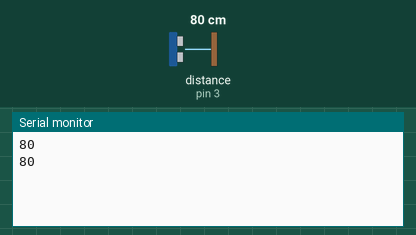
This sketch was run on a simulated Arduino Uno, built with avr-gcc and run on an emulated ATmega328P. Parts: the last lines printed to the serial monitor. Wiring (inferred from the names in the program): ultrasonic range finder: trigger pin 2; echo pin 3. The test bench sets the inputs (shaded band); at power-on: distance to the obstacle (sensor on pin 3) 80 cm. The echo pulse lasts 58.3 µs per cm.

Above: at 1.8 s.
1.9 s: distance to the obstacle (sensor on pin 3) set to 2 cm
At 2.5 s:
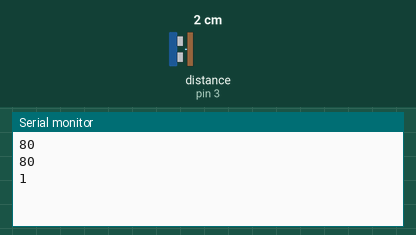
3.4 s: distance to the obstacle (sensor on pin 3) set to 4 cm
At 4.8 s:
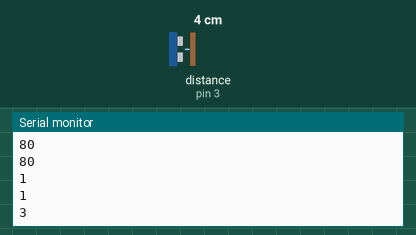
Timing chart, 0 to 6.4 s (numbered marks = the images above; inputs shaded):
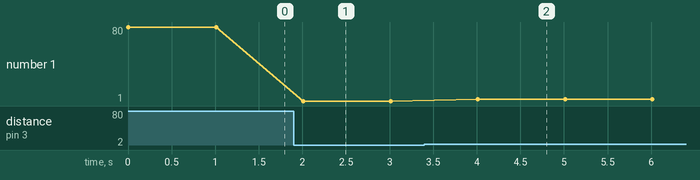

The sketch:

arduino_team4.ino
```cpp
void setup() {
  // put your setup code here, to run once:
  Serial.begin(9600);
  pinMode(2, OUTPUT); //초음파센서 Trig핀
  pinMode(3, INPUT); //초음파센서 Echo핀
}

void loop() {
  long duration, cm;
  digitalWrite(2, HIGH); //초음파 센서에 Trig신호 입력
  delayMicroseconds(10); //10us 정도 유지
  digitalWrite(2, LOW); //Tirg 신호 off

  duration = pulseIn(3, HIGH); //Echo pin: HIGH->LOW 간격을 측정
  cm = microsecondsToCentimeters(duration); //거리(cm)로 변환
  Serial.println(cm);
  delay(1000);

}
long microsecondsToInches(long microseconds)
{
  // According to Parallax's datasheet for the PING))), there are
  // 73.746 microseconds per inch (i.e. sound travels at 1130 feet per
  // second).  This gives the distance travelled by the ping, outbound
  // and return, so we divide by 2 to get the distance of the obstacle.
  // See: http://www.parallax.com/dl/docs/prod/acc/28015-PING-v1.3.pdf
  return microseconds / 74 / 2;
}


long microsecondsToCentimeters(long microseconds)
{
  // The speed of sound is 340 m/s or 29 microseconds per centimeter.
  // The ping travels out and back, so to find the distance of the
  // object we take half of the distance travelled.
  return microseconds / 29 / 2;
}
```

Measured:
- after the input at 1.9 s, the serial monitor: prints a new line after 0.11 s (image 1)
- after the input at 3.4 s, the serial monitor: prints a new line after 0.61 s (image 2)
- plotted number 1: 80 → 1 after the input at 1.9 s, 1 → 3 after the input at 3.4 s
